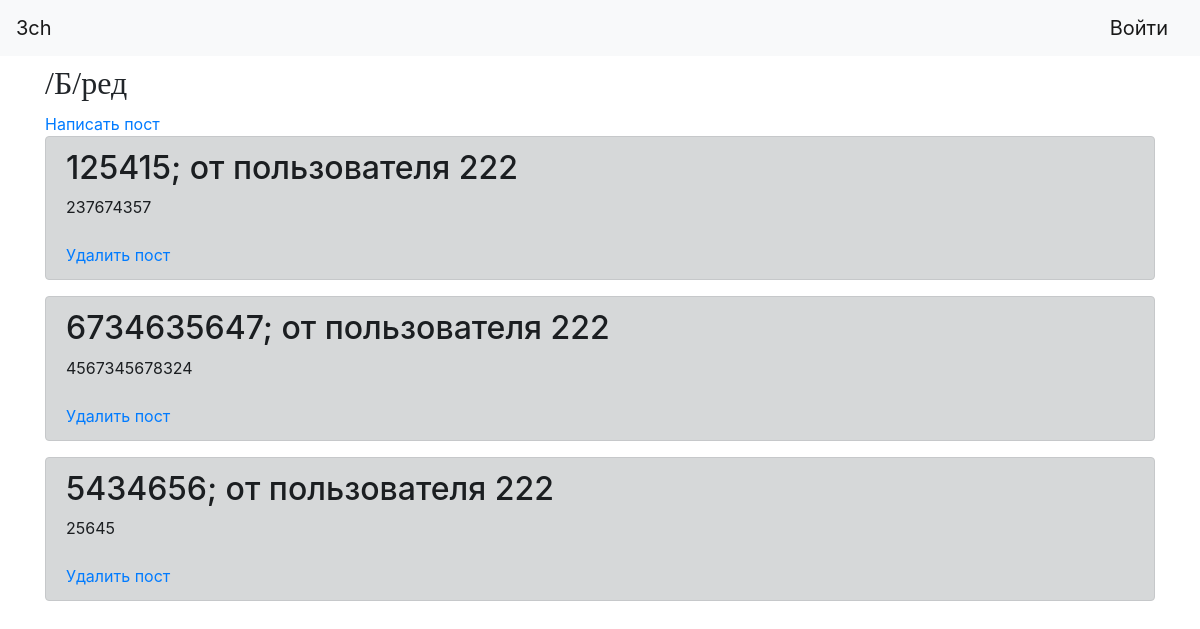
Page /thread1 on the earlier database version.
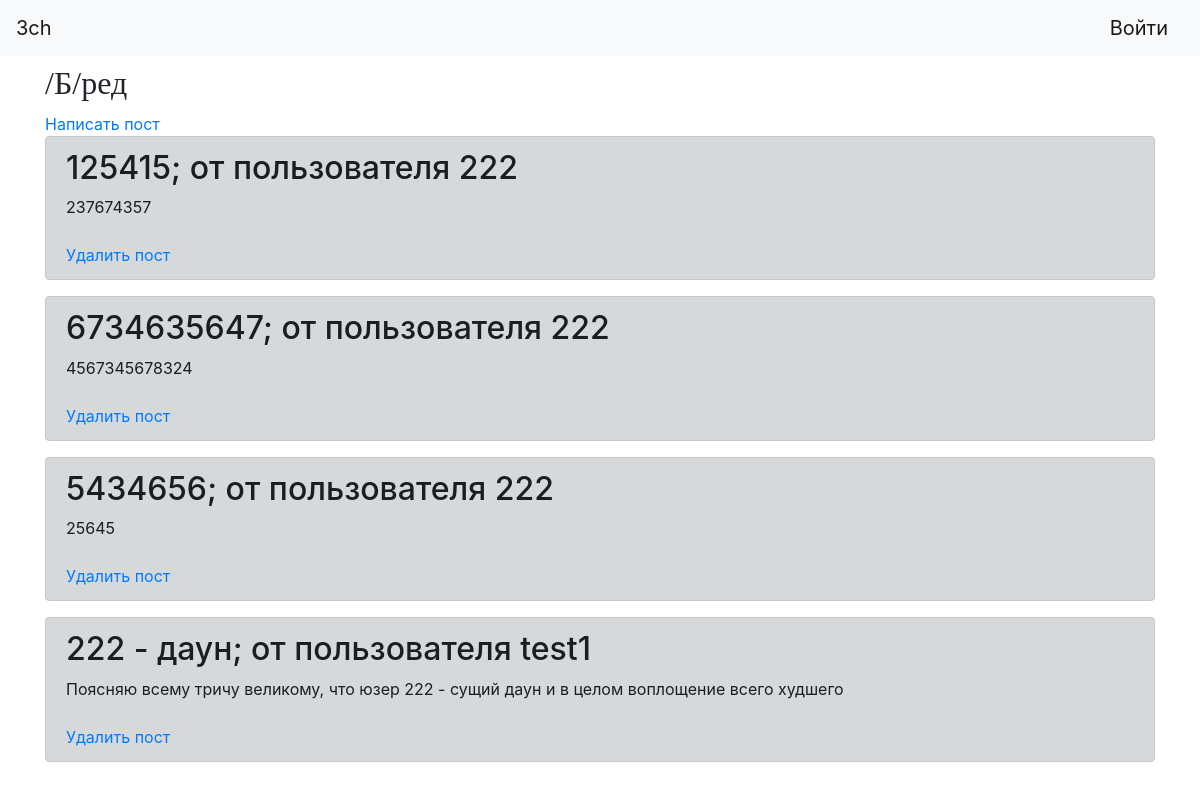
Same page on the later database version.
### tables this page shows
CREATE TABLE posts 
                            (id INTEGER PRIMARY KEY AUTOINCREMENT,
                             title VARCHAR(100),
                             content VARCHAR(1000),
                             user VARCHAR(100),
                             thread_id VARCHAR(100),
                             user_id INTEGER,
                             file_path VARCHAR(100)
                             );

### main.py (the view)
@app.route('/thread1', methods=['GET', 'POST'])
def thread1():
    posts = PostModel(db1.get_connection()).get_all('thread1')
    try:
        return render_template('thread1.html', username=session['username'], posts=posts)
    except:
        return render_template('thread1.html', posts=posts)

### db.py (called while the page is built)
    def get_connection(self):
        return self.conn

### posts_model.py (called while the page is built)
    def get_all(self, thread_id, user_id = None):
        cursor = self.connection.cursor()
        if user_id:
            cursor.execute("SELECT * FROM posts WHERE user_id = ? AND thread_id = ?", ((str(user_id), thread_id,)))
        else:
            cursor.execute("SELECT * FROM posts WHERE thread_id = ?", (thread_id,),)
        rows = cursor.fetchall()
        return rows

### templates/thread1.html
{% extends "base.html" %}
{% block content %}
    <h1><font size="6" face="Times New Roman">/Б/ред</font></h1>
	<a href="/add_post/thread1">Написать пост</a>
    {% for item in posts %}
        <div class="alert alert-dark" role="alert">
            <h2>{{item[1]}}; от пользователя {{ item[3] }}</h2>
            <div>{{item[2]}}<br>
			<img src={{item[6]}} alt=></div>
             <a href="/delete_post/thread1/{{item[0]}}">Удалить пост</a>
        </div>
    {% endfor %}
{% endblock %}

### templates/base.html (shortened to what this page needs)
<!doctype html>
<html lang="en">
<head>
    <link rel="stylesheet" href="https://maxcdn.bootstrapcdn.com/bootstrap/4.0.0/css/bootstrap.min.css">
</head>
  <body>
    <header>
      <nav class="navbar navbar-light bg-light">
        <a class="navbar-brand" href="/start_page">3ch</a>
        {% if "username" in session %}
            <a class="navbar-brand" href="/logout">Пользователь: {{session['username']}}</a>
		{% else %}
			<a class="navbar-brand" href="/login">Войти</a>
        {% endif %}
      </nav>
    </header>
    <main role="main" class="container">
        {% block content %}{% endblock %}
    </main>
  </body>
</html>

Differences in the rows shown:
added posts: title "222 - даун", user "test1", content "Поясняю всему тричу великому, что юзер 222 - сущий даун и в целом воплощение всего худшего"
